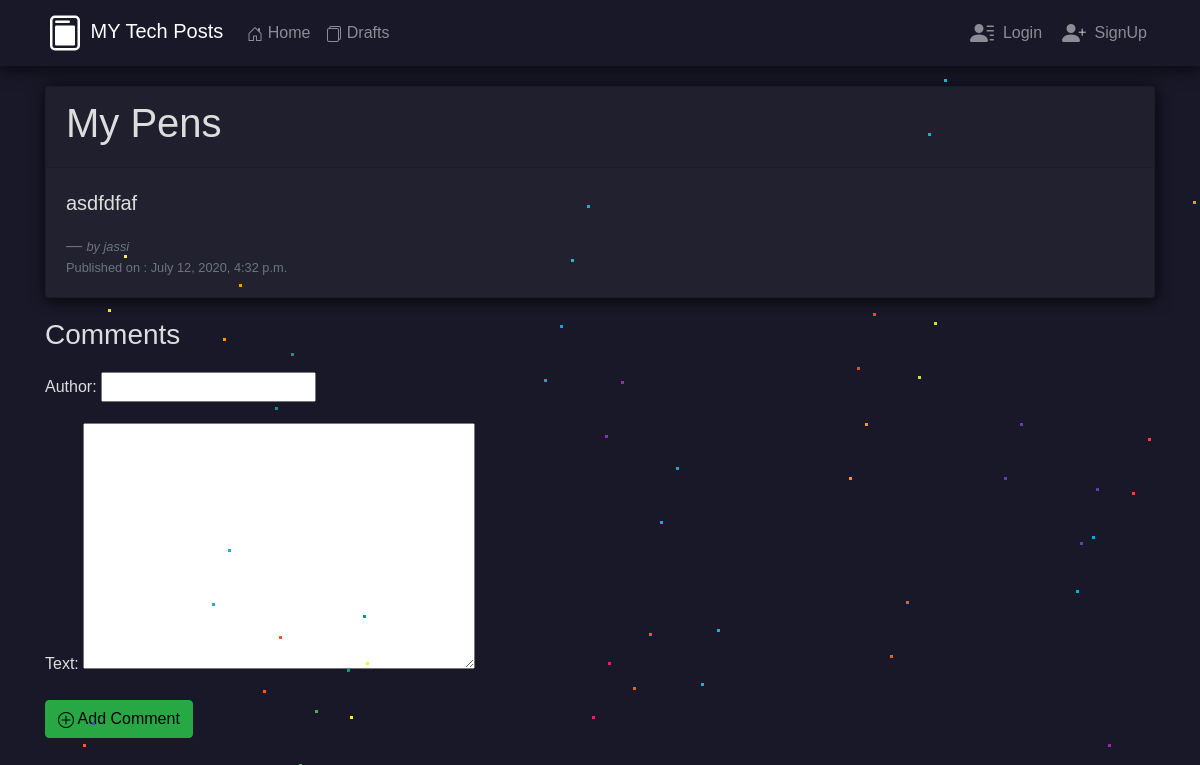
/blog/post_detail/21/, run on an earlier commit of the app's database.
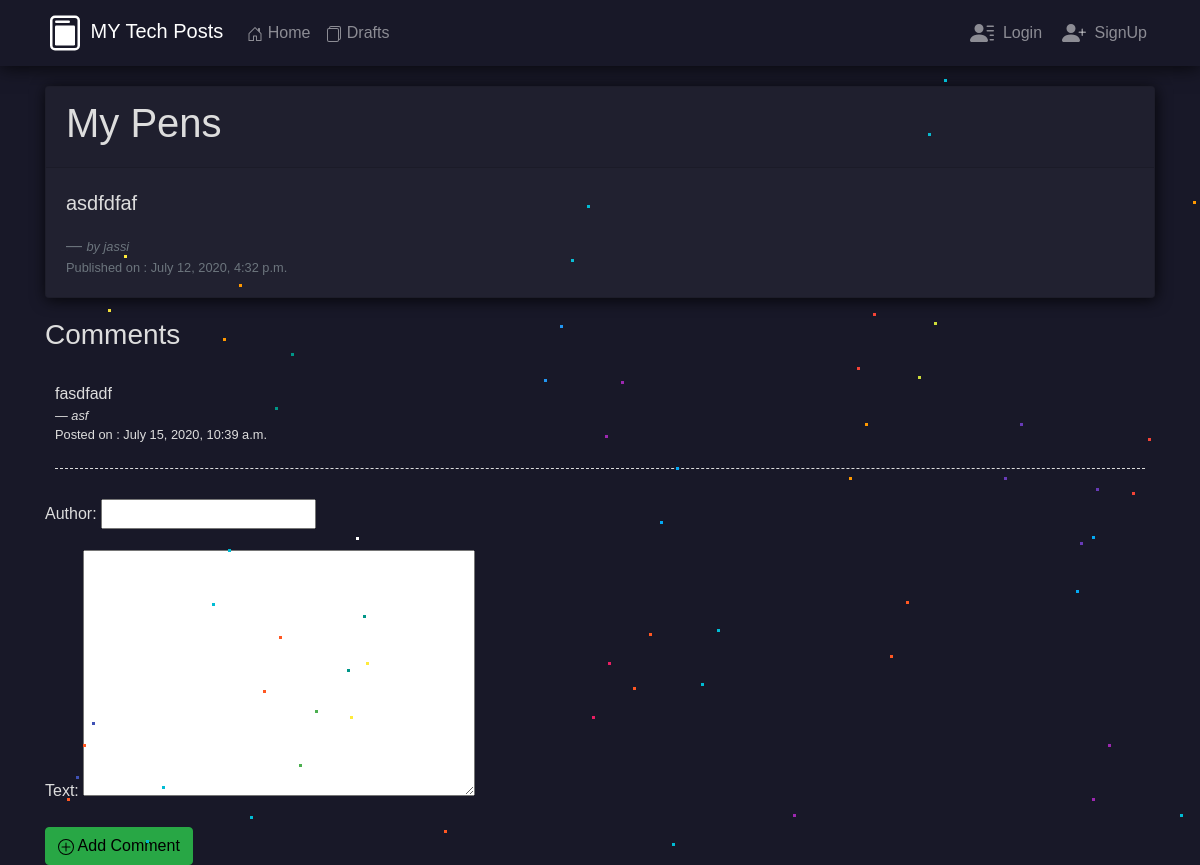
And on a later commit of the database.
### blog/models.py (models this page shows, shortened)
class Comment(models.Model):
    post = models.ForeignKey("blog.Post",related_name='comments',on_delete=models.CASCADE)
    text = models.TextField()
    approved_comment = models.BooleanField(default=False)
    author = models.CharField(max_length=200)
    date_created = models.DateTimeField(auto_now_add=True)

### blog/views.py (the view, shortened to what this page needs)
# urls.py: path('post_detail/<slug:pk>/',views.PostDetailView.as_view(),name = 'postdetail'),
class PostDetailView(FormMixin, DetailView):
    template_name = 'blog/post_detail.html'
    model = Post
    form_class = CommentForm
    def get_context_data(self, **kwargs):
        context = super(PostDetailView, self).get_context_data(**kwargs)
        context['form'] = CommentForm(initial={'post': self.object})
        return context

### blog/forms.py
class CommentForm(forms.ModelForm):
    class Meta():
        model = Comment
        fields = ('author','text', 'post')
        widgets = {
            'title' : forms.TextInput(attrs={'class':'textinputclass'}),
            'text' : forms.Textarea(attrs={'class':'editable medium-editor-textarea'}),
            'post' : forms.HiddenInput(),
        }

### blog/templates/blog/post_detail.html (shortened to what this page needs)
{% extends 'blog/base.html' %}
{% block body_block %}
<div>
    <div class="card read_card">
        <div class="card-header">
            <h1>{{post.title}}</h1>
        </div>
        <div class="card-body">
            <blockquote class="blockquote mb-0">
                <p>{{post.text}}</p>
                <footer class="blockquote-footer"><em><small>by {{post.author}}</small></em><br>
                    <small>Published on : {{post.date_posted}}</small></footer>
            </blockquote>
        </div>
    </div>
</div>
<div>
    <h3 style="margin: 20px 0">Comments</h3>
    {% for c in post.comments.all%}
    <div class="comments">
        {% if user == post.author or c.approved_comment %}
        <div>{{c.text}}</div>
        <cite><small>&mdash; {{c.author}}</small></cite>
        <div><small>Posted on : {{c.date_created}}</small></div>
        {% endif %}
        {% if c.approved_comment %}
        <div class="comments_border">&nbsp;</div>
        {% endif %}
    </div>
    {% endfor %}
    <form method="POST">
        {{form.as_p}}
        <button class="comment-btn" type="submit">
            <a class="btn btn-success">
                Add Comment
            </a>
        </button>
    </form>
    {% endblock body_block %}

What changed in the data, as far as the page shows it:
added Comment: text "fasdfadf", author "asf", date_created "July 15, 2020, 10:39 a.m.", approved_comment True (drawn)
